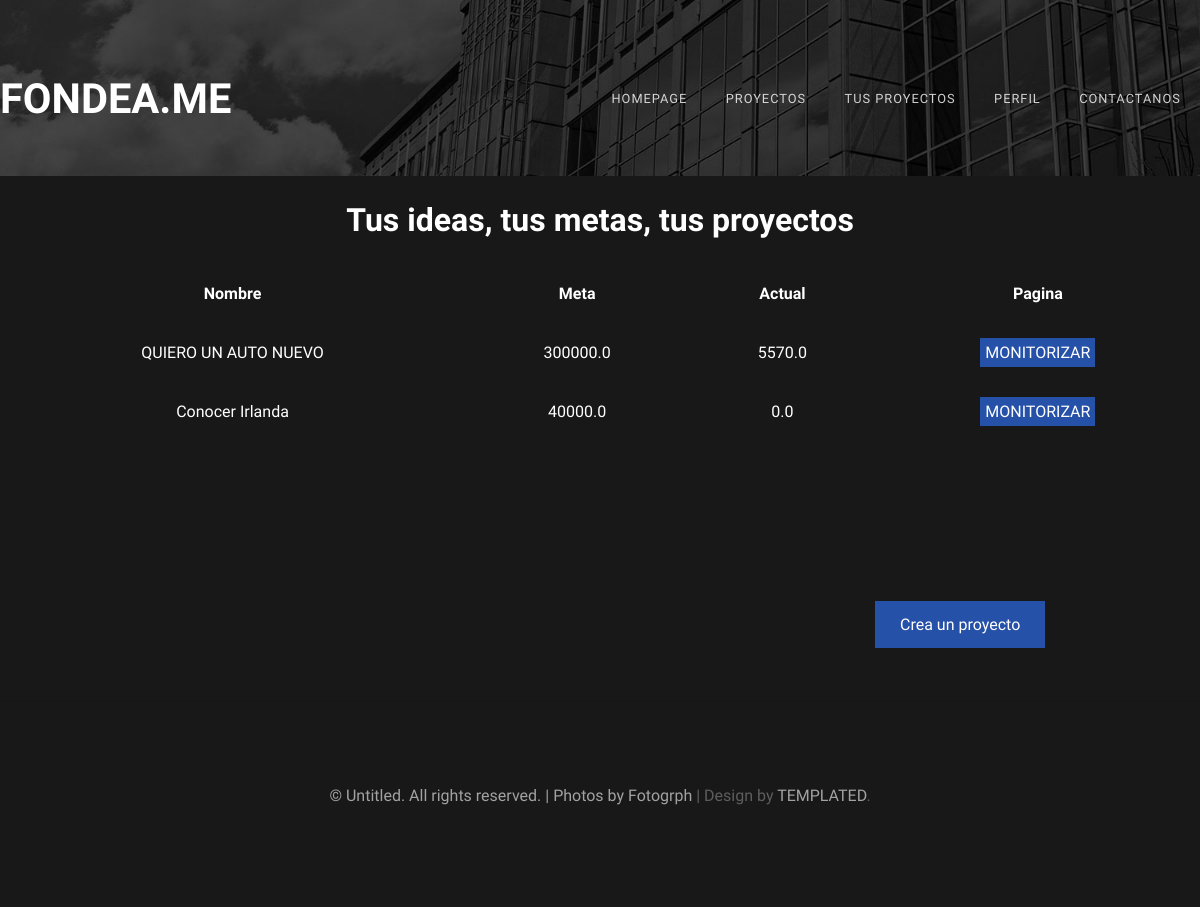
The page /your-proyects/sssfcv10sqaznchdyr on the database as committed earlier.
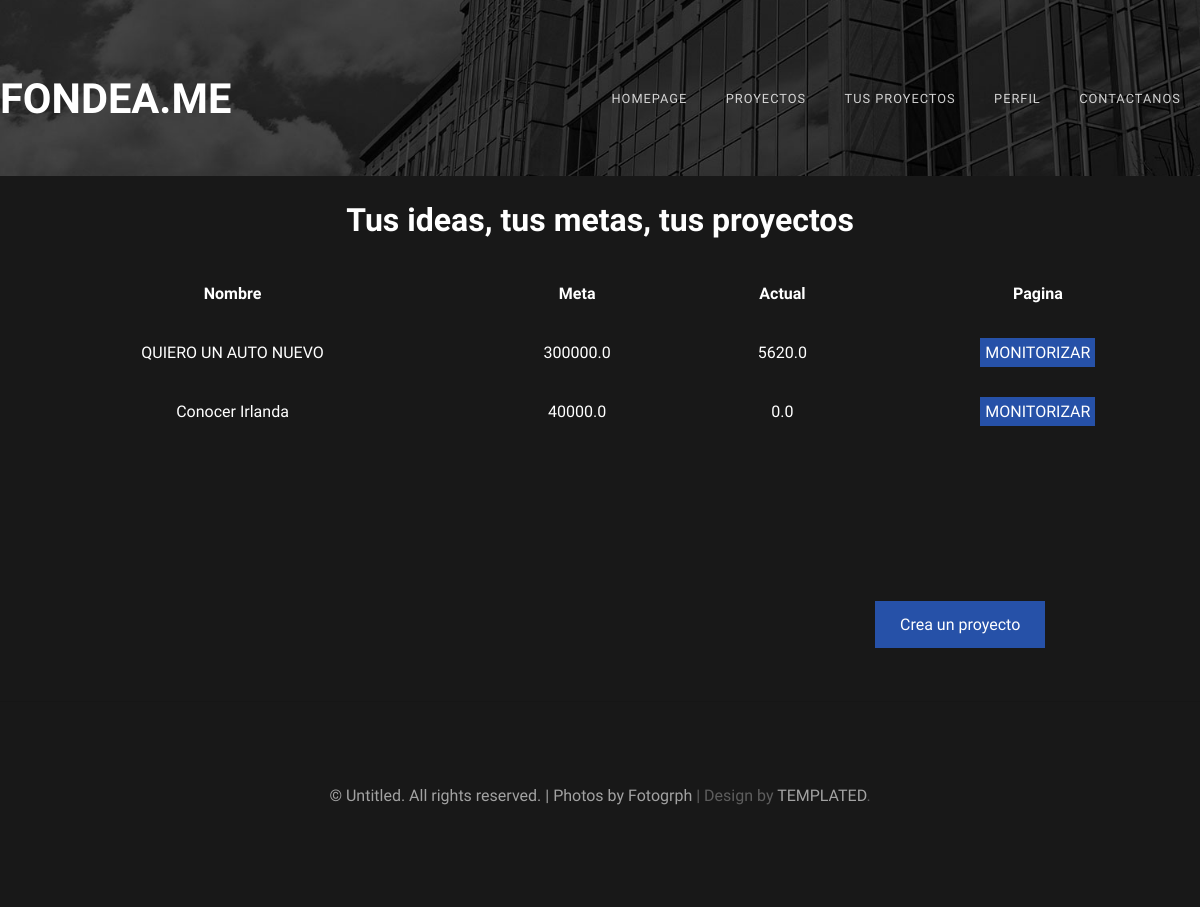
The same page on the database as committed later.
### proyectos/models.py (models this page shows)
class Proyect(models.Model):
    name = models.CharField(max_length=50)
    goal = models.FloatField()
    actual = models.FloatField()
    deadline = models.DateField(auto_now_add=False)
    description = models.CharField(max_length=1500)
    image = models.ImageField(default = 'null', upload_to = "Proyects")
    made = models.DateTimeField(auto_now_add = True)
    upload = models.DateTimeField(auto_now = True)
    category = models.ForeignKey("Category", verbose_name=("Category"), on_delete=models.CASCADE)
    userOwner = models.ForeignKey(User, verbose_name=("Owner"), related_name='Owner',on_delete=models.CASCADE)
    Patrons = models.ManyToManyField(User,
        through = 'Patron',
        through_fields = ('proyecto','patron'),
        verbose_name=("Patrons"),
        default = 'null')

### proyectos/views.py (the view)
# urls.py: path('your-proyects/<str:User>', proyecto.yourProyects, name = 'tusproyectos'),
def yourProyects(request, User):
    aux = ''
    for letra in User:
        if letra.isdigit():
            aux += letra
    userOwner_id = int(aux)
    proyects = Proyect.objects.filter(userOwner_id = userOwner_id)
    if request.GET:
        user = request.GET
    return render(request, 'yourproyects.html', {
        'User' : User,
        'proyects' : proyects
    })

### proyectos/templates/yourproyects.html (shortened to what this page needs)
{% extends 'layout.html' %}
{% block content %}
    <div class = "headerP">
        <h1>Tus ideas, tus metas, tus proyectos</h1>
        {% if proyects %}
            <div class = "procontainer">
                <table class = "proyectos">
                <thead>
                    <tr>
                        <th>Nombre</th>
                        <th>Meta</th>
                        <th>Actual</th>
                        <th>Pagina</th>
                    </tr>
                </thead>
                <tbody>
                {% for proyect in proyects %}
                <tr>
                    <td>{{proyect.name}}</td>
                    <td>{{proyect.goal}}</td>
                    <td>{{proyect.actual}}</td>
                    <td><a class = "myproyectlink" href ="{% url 'proyectoLoged' User proyect.id%}">MONITORIZAR<a/></td>
                <tr>
                {% endfor %}
                </table>
            </div>
        {% else %}
        <h1>Todavia no tienes ningun proyecto</h1>
        <h3>No esperes para compartir tus ideas</h3>
        {% endif %}
    </div>
    <div id = "linkP">
        <a class = "proyectlink" href ="{% url 'newproyect' User%}">Crea un proyecto<a/>
    </div>
{% endblock  %}

Rows that differ between the two databases and show on the page:
changed Proyect "QUIERO UN AUTO NUEVO": actual "5570.0" → "5620.0"
